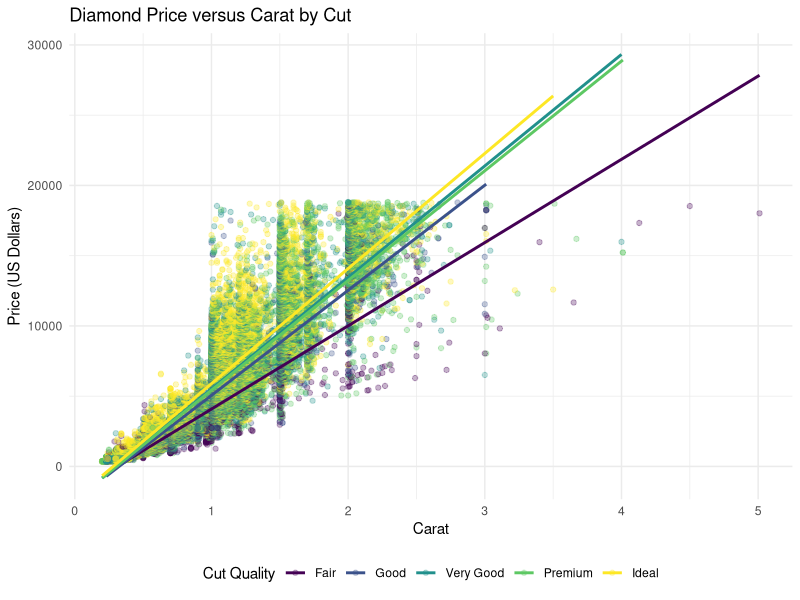

Recreate this plot in R.
# ==============================================================================
# APM1205: Applied Regression Analysis / Linear Models
# Formative Assessment 4: Dummy-Variable Regression Using Real-World Data
# Bonn Andrei M. Buenaventura
# ==============================================================================

# Load required packages safely
if (!requireNamespace("ggplot2", quietly = TRUE)) {
  install.packages("ggplot2")
}
library(ggplot2)

# Load dataset
data(diamonds)

# ------------------------------------------------------------------------------
# Part A: Exploring and Preparing the Data
# ------------------------------------------------------------------------------
print("--- Part A: Data Dimensions and Structure ---")
dim(diamonds)
str(diamonds)
summary(diamonds)

# Ensure reference category is "Fair" (default R factor ordering for cut)
levels(diamonds$cut)

# ------------------------------------------------------------------------------
# Part C: Additive Dummy-Variable Regression
# ------------------------------------------------------------------------------
print("--- Part C: Additive Model ---")
model1 <- lm(price ~ carat + cut, data = diamonds)
summary(model1)

# Coefficients and specific metrics
round(coef(model1), 3)
summary(model1)$r.squared
summary(model1)$sigma

# ------------------------------------------------------------------------------
# Part D: Interaction Between Carat and Cut
# ------------------------------------------------------------------------------
print("--- Part D: Interaction Model ---")
model2 <- lm(price ~ carat * cut, data = diamonds)
summary(model2)

# ANOVA Table for Model 2
anova(model2)

# Incremental F-test comparing Additive (Model 1) vs Interaction (Model 2)
anova(model1, model2)

# ------------------------------------------------------------------------------
# Part E: Visualization and Export
# ------------------------------------------------------------------------------
# Create figures directory if it doesn't exist
if (!dir.exists("figures")) {
  dir.create("figures")
}

# BULLETPROOF PLOT CODE: 
# Wrapped in parentheses ( ) to prevent Windows line-break parsing errors.
p <- (
  ggplot(diamonds, aes(x = carat, y = price, color = cut)) +
    geom_point(alpha = 0.3) +
    geom_smooth(method = "lm", se = FALSE) +
    labs(title = "Diamond Price versus Carat by Cut", x = "Carat", y = "Price (US Dollars)", color = "Cut Quality") +
    theme_minimal() +
    theme(legend.position = "bottom")
)

# Save the visualization to figures/
ggsave(filename = "figures/price_vs_carat_by_cut.png", plot = p, width = 7.5, height = 5.5, dpi = 300)

print("SUCCESS! The script finished running and the image is saved in the 'figures' folder.")
